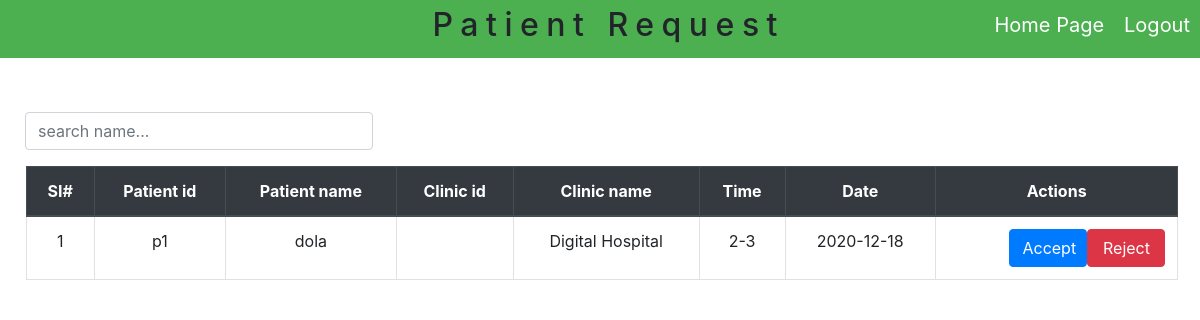
The page /view/DoctorPatientRequest.php (signed in) on the database its author committed.
### tables this page shows
CREATE TABLE `patientrequest` (
  `id` int(100) NOT NULL,
  `pid` varchar(100) NOT NULL,
  `pname` varchar(100) NOT NULL,
  `did` varchar(100) NOT NULL,
  `dname` varchar(100) NOT NULL,
  `cid` varchar(100) NOT NULL,
  `cname` varchar(100) NOT NULL,
  `time` varchar(100) NOT NULL,
  `date` varchar(100) NOT NULL,
  `divission` varchar(100) NOT NULL,
  `district` varchar(100) NOT NULL,
  `thana` varchar(100) NOT NULL
);

### model/db_connect.php (called while the page is built, shortened)
<?php
	$servername="localhost";
	$username="root";
	$password="";
	$databasename="digitalhospital";
	function getdata ($query)
	{
		global $servername;
		global $username;
		global $password;
		global $databasename;
		$data=array();
		$conn=mysqli_connect($servername,$username,$password,$databasename);
		$result=mysqli_query($conn,$query);
		if (mysqli_num_rows($result)>0) {
			while ($rows=mysqli_fetch_assoc($result)) {
				$entity=array();
				foreach ($rows as $key => $value) {
					$entity[$key]=$rows[$key];
				}
				$data[]=$entity;
			}
		}
		return $data;
	}
?>

### control/DoctorsControls.php (called while the page is built, shortened)
<?php
	include '../model/db_connect.php';
function patientschedule($did)
{
	$query="SELECT * FROM patientrequest WHERE did='$did'";
	$results=getdata($query);
	return $results;
}
?>

### view/DoctorPatientRequest.php (the view, shortened to what this page needs)
<?php
	include 'CSS/bootstrap.php';
	include '../control/DoctorsControls.php';
	$id=0;
	$patients=patientschedule($_SESSION['did']);
?>
<html>
	<head>
		<link rel="stylesheet"type="text/css"href="CSS/doctorcss.css">
	</head>
	<body>
		<button class="button"onclick="window.location='../control/LogoutControl.php'">Logout</button>
		<button type="button"name="home"class="button"onclick="window.location='DoctorHomePage.php'">Home Page</button>
		<div class="div1">
			<h2>Patient Request</h2>
		</div>
		<div class="search">
			<div class="input-group mb-3">
				<input type="text" class="form-control" placeholder="search name..." id="search_input" onkeyup="search()">
			</div>
		</div>
		<div class="table">
			<table class="table table-hover table-bordered " id="patient_request_list">
			  <thead>
			    <tr class="thead-dark">
			      <th scope="col">SI#</th>
			      <th scope="col">Patient id</th>
			      <th scope="col">Patient name</th>
			      <th scope="col">Clinic id</th>
			      <th scope="col">Clinic name</th>
			      <th scope="col">Time</th>
			      <th scope="col">Date</th>
			      <th scope="col">Actions</th>
			    </tr>
			  </thead>
			  <tbody>
			  	<?php foreach ($patients as $value) { $id++;?>
			  		<tr>
			  			<td><?php echo $id ?></td>
			  			<td><?php echo $value['pid'] ?></td>
			  			<td><?php echo $value['pname'] ?></td>
			  			<td><?php echo $value['cid'] ?></td>
			  			<td><?php echo $value['cname'] ?></td>
			  			<td><?php echo $value['time'] ?></td>
			  			<td><?php echo $value['date'] ?></td>
				      	<td>
					      	<button type="button" class="btn btn-danger float-right"style="width: 78px"onclick="location.href='../control/DoctorsControls.php?delid=<?php echo $value['id'] ?>'">Reject</button>
					      	<button type="button" class="btn btn-primary float-right"style="width: 78px" onclick="location.href='../control/DoctorsControls.php?prid=<?php echo $value['id'] ?>'">Accept</button>
				      	</td>
				    </tr>
			  	<?php } ?>
			  </tbody>
			</table>
		</div>
	</body>
</html>

### view/CSS/doctorcss.css (style rules this page uses)
* { margin:0px; padding:0px; }
.div1 { background-color: #4CAF50; padding: 6px; text-align:center; }
h2 { letter-spacing: 7.5px; font-family: inherit; font-size: 32px; margin-left: 227px; }
.button { float: right; padding: 10px; background-color: #4CAF50; border: none; cursor: pointer; color: white; font-family: inherit; font-size: 20px; }
.table { width: 98%; margin: 49px 0px 0px 13px; text-align: center; }
.search { width: 29%; margin: 54px 0px 0px 25px; float: left; }

### rows shown on the page
patientrequest: pid "p1", pname "dola", cname "Digital Hospital", time "2-3", date "2020-12-18"
